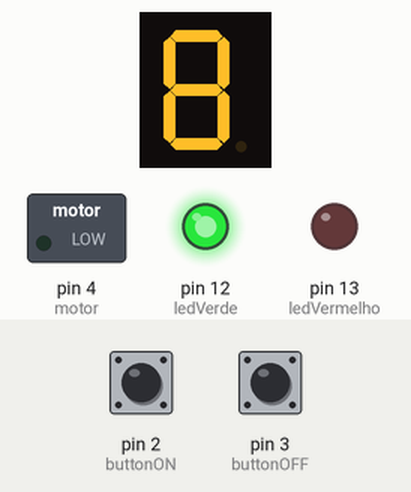
This sketch was run on a simulated Arduino Uno, built with avr-gcc and run on an emulated ATmega328P. On the bench: 1-digit seven-segment display, switched loads named in the sketch (green lamp = pin HIGH), output pins drawn as LEDs (lit = HIGH). Wiring (inferred from the names in the program): 1-digit 7-segment display, segments lit when LOW: segments pin 5, pin 6, pin 7, pin 8, pin 9, pin 10, pin 11. Inputs (shaded band) come from the test bench; at power-on: pin 3 (buttonOFF) LOW, pin 2 (buttonON) LOW. The segment pins are drawn as the display they are named for; pins used as bus, display or sensor lines are not drawn.

Above: at 1.2 s.
1.3 s: pin 3 (buttonOFF) pulled HIGH for 0.15 s
At 2.0 s:
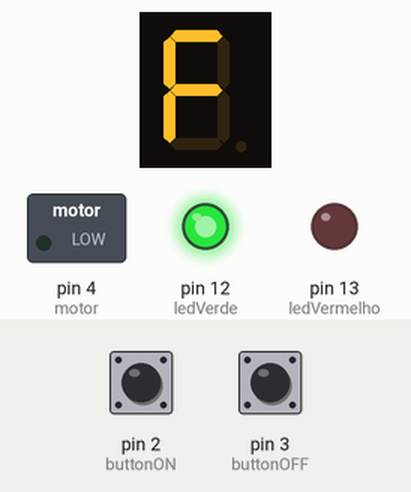
3.0 s: pin 2 (buttonON) pulled HIGH for 0.15 s
At 3.3 s:
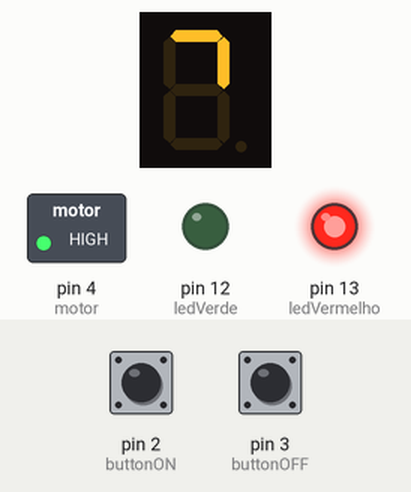
4.6 s: pin 3 (buttonOFF) pulled HIGH for 1 s
At 5.7 s:
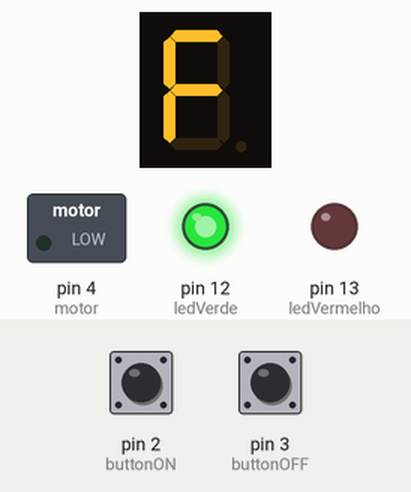
7.1 s: pin 2 (buttonON) pulled HIGH for 1 s
At 7.6 s:
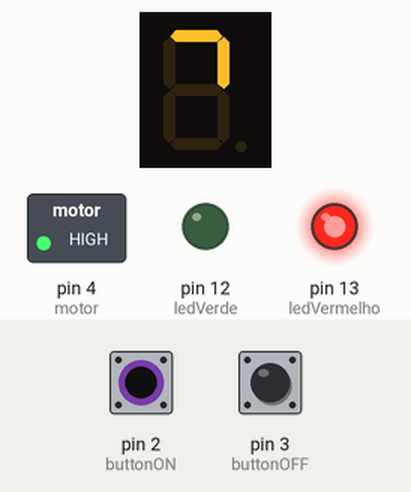
9.6 s: pin 2 (buttonON) driven HIGH and pin 3 (buttonOFF) driven HIGH
At 10.8 s:
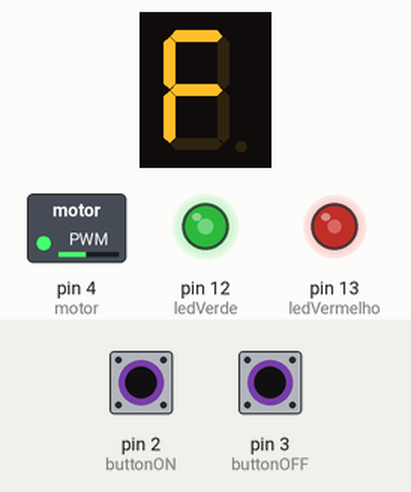
11.1 s: pin 2 (buttonON) driven LOW
At 12.1 s:
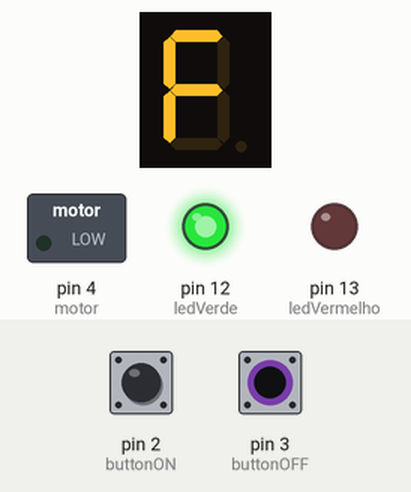
Timing chart, 0 to 13.6 s (numbered marks = the images above; inputs shaded):
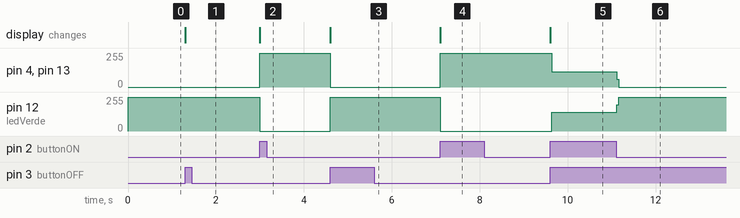

The sketch:

project_1.ino
```cpp
const int ledVerde = 12;
const int ledVermelho = 13;
const int motor = 4;
const int buttonON = 2;
const int buttonOFF = 3;
const int g = 11;
const int f = 10;
const int e = 9;
const int d = 8;
const int c = 7;
const int b = 6;
const int a = 5;


void setup() {
	pinMode(ledVermelho, OUTPUT);
	pinMode(ledVerde, OUTPUT);

	pinMode(buttonON, INPUT);
	pinMode(buttonOFF, INPUT);

	pinMode(motor, OUTPUT);


	//led 7 segmentos
	pinMode(a, OUTPUT);
	pinMode(b, OUTPUT);
	pinMode(c, OUTPUT);
	pinMode(d, OUTPUT);
	pinMode(e, OUTPUT);
	pinMode(f, OUTPUT);
	pinMode(g, OUTPUT);


	//estado incial
	digitalWrite(ledVerde, HIGH);
	digitalWrite(ledVermelho, LOW);
	digitalWrite(motor, LOW);

}

void loop() {
	if( digitalRead(buttonON))
	{
	//CONDIÇÕES PARA RODAR O MOTOR
	digitalWrite(ledVermelho, HIGH);

	digitalWrite(ledVerde, LOW);
	digitalWrite(motor, HIGH);

	//led
	digitalWrite(b, LOW);

	digitalWrite(f, HIGH);
	digitalWrite(g, HIGH);
	digitalWrite(e, HIGH);
	digitalWrite(d, HIGH);
	digitalWrite(c, HIGH);

	}

	if( digitalRead(buttonOFF))
	{
	//CONDIÇÕES PARA RODAR O MOTOR
	digitalWrite(ledVermelho, LOW);

	digitalWrite(ledVerde, HIGH);
	digitalWrite(motor, LOW);

	//led

	digitalWrite(f,  LOW);
	digitalWrite(g,  LOW);
	digitalWrite(e,  LOW);
	digitalWrite(d,  LOW);
	digitalWrite(c,  LOW);

	digitalWrite(b, HIGH);
	digitalWrite(d, HIGH);
	digitalWrite(c, HIGH);
	}

}
```

Measured:
- after the input at 1.3 s, the display: changes at once (image 1)
- after the input at 3.0 s, pin 4 (motor), pin 13 (ledVermelho): 0/255 → 255/255 at once; pin 12 (ledVerde): 255/255 → 0/255 at once; the display: changes at once (image 2)
- after the input at 4.6 s, pin 4 (motor), pin 13 (ledVermelho): 255/255 → 0/255 at once; pin 12 (ledVerde): 0/255 → 255/255 at once; the display: changes at once (image 3)
- after the input at 7.1 s, pin 4 (motor), pin 13 (ledVermelho): 0/255 → 255/255 at once; pin 12 (ledVerde): 255/255 → 0/255 at once; the display: changes at once (image 4)
- after the input at 9.6 s, pin 4 (motor), pin 13 (ledVermelho): 255/255 → 115/255 at once; pin 12 (ledVerde): 0/255 → 140/255 at once; the display: changes at once (image 5)
- after the input at 11.1 s, pin 4 (motor), pin 13 (ledVermelho): 115/255 → 0/255 at once; pin 12 (ledVerde): 140/255 → 255/255 at once
